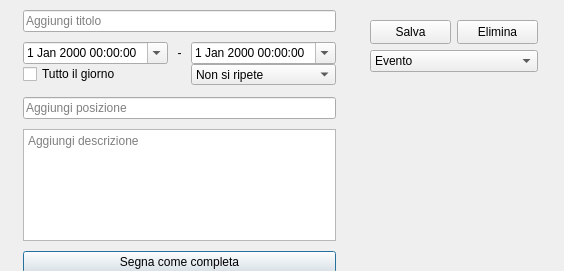
<?xml version="1.0" encoding="UTF-8"?>
<ui version="4.0">
 <class>CreateEventForm</class>
 <widget class="QDialog" name="CreateEventForm">
  <property name="geometry">
   <rect>
    <x>0</x>
    <y>0</y>
    <width>564</width>
    <height>271</height>
   </rect>
  </property>
  <property name="windowTitle">
   <string>Dialog</string>
  </property>
  <widget class="QWidget" name="formLayoutWidget">
   <property name="geometry">
    <rect>
     <x>10</x>
     <y>10</y>
     <width>326</width>
     <height>263</height>
    </rect>
   </property>
   <layout class="QFormLayout" name="formLayout">
    <property name="sizeConstraint">
     <enum>QLayout::SetDefaultConstraint</enum>
    </property>
    <property name="fieldGrowthPolicy">
     <enum>QFormLayout::AllNonFixedFieldsGrow</enum>
    </property>
    <property name="rowWrapPolicy">
     <enum>QFormLayout::DontWrapRows</enum>
    </property>
    <property name="labelAlignment">
     <set>Qt::AlignLeading|Qt::AlignLeft|Qt::AlignTop</set>
    </property>
    <property name="verticalSpacing">
     <number>10</number>
    </property>
    <property name="leftMargin">
     <number>0</number>
    </property>
    <item row="0" column="1">
     <widget class="QLineEdit" name="titleEdit">
      <property name="placeholderText">
       <string>Aggiungi titolo</string>
      </property>
     </widget>
    </item>
    <item row="1" column="1">
     <layout class="QGridLayout" name="gridLayout">
      <item row="1" column="0">
       <widget class="QCheckBox" name="allDayBox">
        <property name="text">
         <string>Tutto il giorno</string>
        </property>
       </widget>
      </item>
      <item row="0" column="0">
       <widget class="QDateTimeEdit" name="startDateTime">
        <property name="calendarPopup">
         <bool>true</bool>
        </property>
       </widget>
      </item>
      <item row="0" column="1">
       <widget class="QLabel" name="dateTimeSeparator">
        <property name="text">
         <string>-</string>
        </property>
        <property name="alignment">
         <set>Qt::AlignCenter</set>
        </property>
       </widget>
      </item>
      <item row="0" column="2">
       <widget class="QDateTimeEdit" name="endDateTime">
        <property name="calendarPopup">
         <bool>true</bool>
        </property>
       </widget>
      </item>
      <item row="1" column="2">
       <widget class="QComboBox" name="RRule">
        <property name="placeholderText">
         <string/>
        </property>
        <item>
         <property name="text">
          <string>Non si ripete</string>
         </property>
        </item>
        <item>
         <property name="text">
          <string>Ogni giorno</string>
         </property>
        </item>
        <item>
         <property name="text">
          <string>Ogni settimana</string>
         </property>
        </item>
        <item>
         <property name="text">
          <string>Ogni mese</string>
         </property>
        </item>
        <item>
         <property name="text">
          <string>Ogni anno</string>
         </property>
        </item>
       </widget>
      </item>
     </layout>
    </item>
    <item row="2" column="0">
     <widget class="QLabel" name="label">
      <property name="sizePolicy">
       <sizepolicy hsizetype="Fixed" vsizetype="Fixed">
        <horstretch>0</horstretch>
        <verstretch>0</verstretch>
       </sizepolicy>
      </property>
      <property name="maximumSize">
       <size>
        <width>16</width>
        <height>16</height>
       </size>
      </property>
      <property name="text">
       <string/>
      </property>
      <property name="pixmap">
       <pixmap resource="../icons/icons.qrc">:/baseline_place_black_24dp.png</pixmap>
      </property>
      <property name="scaledContents">
       <bool>true</bool>
      </property>
     </widget>
    </item>
    <item row="2" column="1">
     <widget class="QLineEdit" name="locationEdit">
      <property name="placeholderText">
       <string>Aggiungi posizione</string>
      </property>
     </widget>
    </item>
    <item row="3" column="0">
     <widget class="QLabel" name="label_2">
      <property name="sizePolicy">
       <sizepolicy hsizetype="Fixed" vsizetype="Fixed">
        <horstretch>0</horstretch>
        <verstretch>0</verstretch>
       </sizepolicy>
      </property>
      <property name="maximumSize">
       <size>
        <width>16</width>
        <height>16</height>
       </size>
      </property>
      <property name="text">
       <string/>
      </property>
      <property name="pixmap">
       <pixmap resource="../icons/icons.qrc">:/round_notes_black_24dp.png</pixmap>
      </property>
      <property name="scaledContents">
       <bool>true</bool>
      </property>
     </widget>
    </item>
    <item row="3" column="1">
     <widget class="QTextEdit" name="descriptionEdit">
      <property name="placeholderText">
       <string>Aggiungi descrizione</string>
      </property>
     </widget>
    </item>
    <item row="4" column="1">
     <widget class="QPushButton" name="completionButton">
      <property name="text">
       <string>Segna come completa</string>
      </property>
     </widget>
    </item>
   </layout>
  </widget>
  <widget class="QWidget" name="horizontalLayoutWidget">
   <property name="geometry">
    <rect>
     <x>370</x>
     <y>20</y>
     <width>168</width>
     <height>52</height>
    </rect>
   </property>
   <layout class="QGridLayout" name="righthLayout">
    <item row="0" column="1">
     <widget class="QPushButton" name="deleteButton">
      <property name="sizePolicy">
       <sizepolicy hsizetype="Minimum" vsizetype="Preferred">
        <horstretch>0</horstretch>
        <verstretch>0</verstretch>
       </sizepolicy>
      </property>
      <property name="text">
       <string>Elimina</string>
      </property>
     </widget>
    </item>
    <item row="0" column="0">
     <widget class="QPushButton" name="saveButton">
      <property name="sizePolicy">
       <sizepolicy hsizetype="Minimum" vsizetype="Preferred">
        <horstretch>0</horstretch>
        <verstretch>0</verstretch>
       </sizepolicy>
      </property>
      <property name="text">
       <string>Salva</string>
      </property>
     </widget>
    </item>
    <item row="1" column="0" colspan="2">
     <widget class="QComboBox" name="typeSelection">
      <item>
       <property name="text">
        <string>Evento</string>
       </property>
      </item>
      <item>
       <property name="text">
        <string>Attività</string>
       </property>
      </item>
     </widget>
    </item>
   </layout>
  </widget>
 </widget>
 <resources>
  <include location="../icons/icons.qrc"/>
 </resources>
 <connections/>
</ui>
